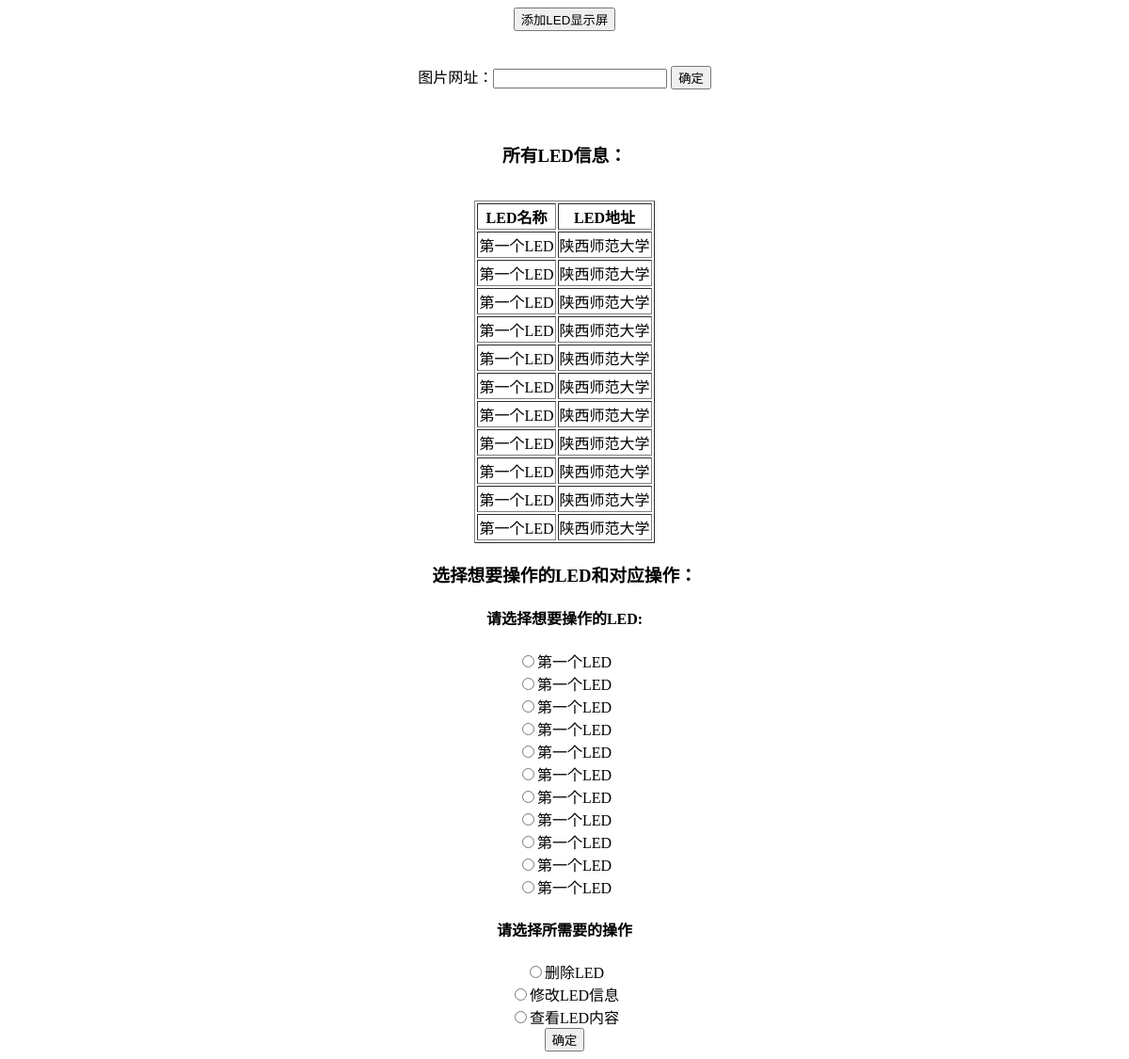
Before: /led/1/choice/ with the older database file.
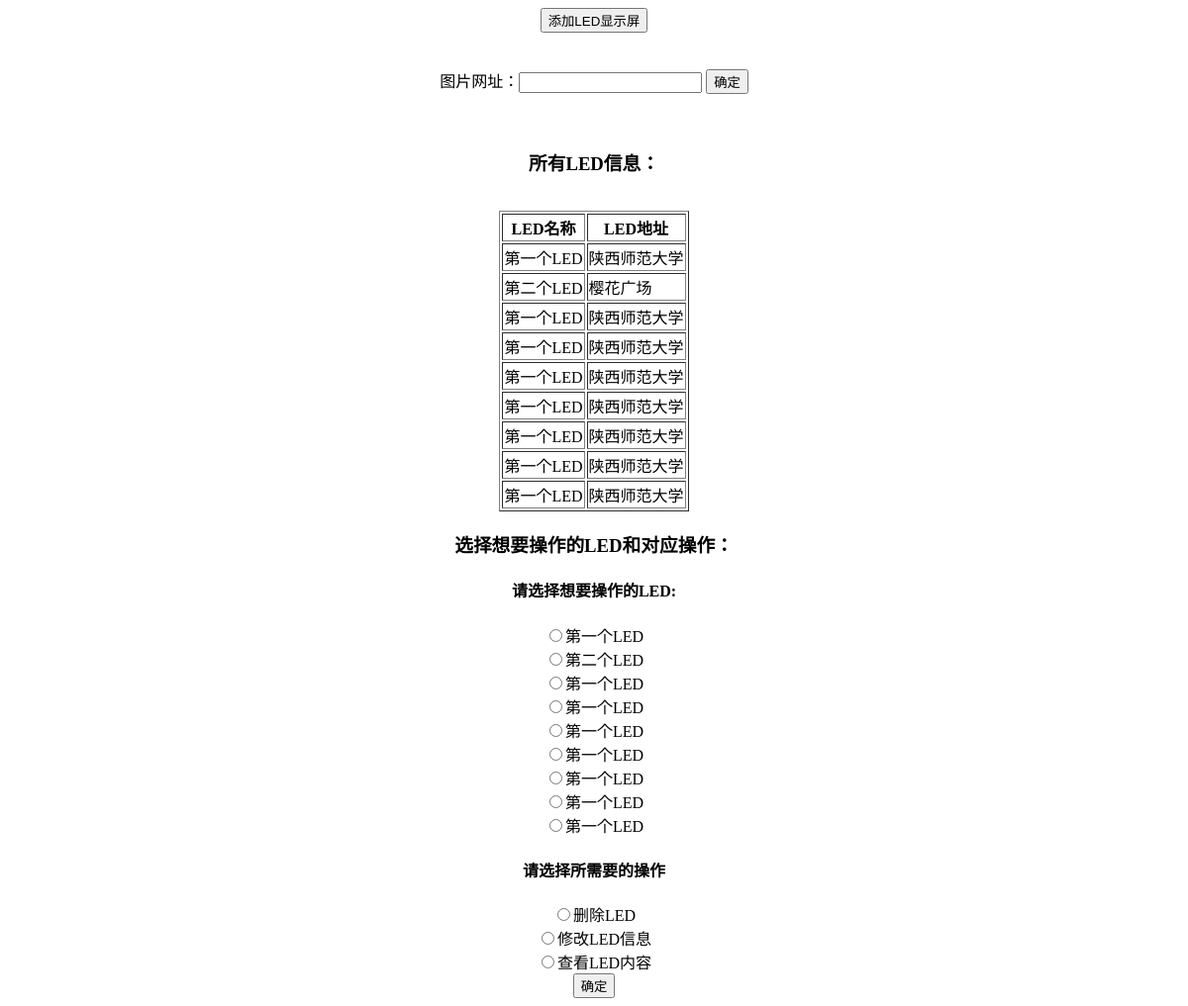
After: the same page with the newer database file.
### led/models.py (models this page shows, shortened)
class LedNumber(models.Model):
	custom = models.ForeignKey(Custom,on_delete=models.CASCADE)
	led_text = models.CharField(max_length= 100)	#LED内容
	address_text = models.CharField(max_length = 200,null = True,blank = True) #LED位置信息

### led/views.py (the view)
# urls.py: path('<int:user_id>/choice/',views.choice_page,name='choice'),
def choice_page(request,user_id):
	led_list = Custom.objects.get(pk =user_id)
	context = {
		'led_list' : led_list,
		'user_id':user_id
	}
	return render(request,'led/choice_page.html',context)

### led/templates/led/choice_page.html (shortened to what this page needs)
<!DOCTYPE html>
<html>
<head>
</head>
<body>
	<center>
	<form action="{% url 'led:add_led' user_id %}" method="post">
		<input type="button" value="添加LED显示屏" onclick="submit()">
	</form>
	<br><br>
	<form action="{% url 'led:add_picture' user_id %}" method="post" >
		图片网址：<input type="text" name="pic_url">
		<input type="submit" value="确定">
	</form>
	<br><br>
	<h3>所有LED信息：</h3>
	<table border="1">
		<tr>
			<th>LED名称</th>
			<th>LED地址</th>
		</tr>
		{% for led in led_list.lednumber_set.all %}
		<tr><td>{{led.led_text}}</td><td>{{led.address_text}}</td></tr>
		{% endfor %}
		<br>
	</table>
	<h3>选择想要操作的LED和对应操作：</h3>
	<form action="{% url 'led:led_operation' user_id %}" method="post">
		<h4>请选择想要操作的LED:</h4>
		{% for led in led_list.lednumber_set.all %}
		<input type="radio" name="led_choice" value="{{led.id}}" ><label>{{led.led_text}}</label><br>
		{% endfor %}
		<h4>请选择所需要的操作</h4>
		<input type="radio" name="op" value="d" ><label>删除LED</label><br>
		<input type="radio" name="op" value="u"><label>修改LED信息</label><br>
		<input type="radio" name="op" value="l"><label>查看LED内容</label><br>
	<input type="submit" value="确定">
</form>
</center>
</body>
</html>

Changed rows visible on the page:
removed LedNumber: led_text "第一个LED", address_text "陕西师范大学"
removed LedNumber: led_text "第一个LED", address_text "陕西师范大学"
changed LedNumber: led_text "第一个LED" → "第二个LED"; address_text "陕西师范大学" → "樱花广场"
